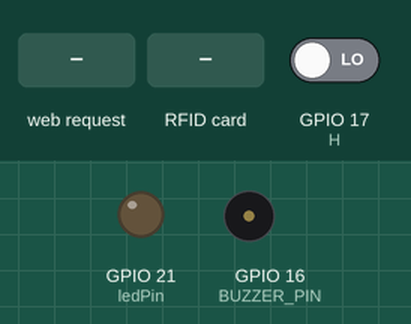
The sketch below on a simulated ESP32. Shown: output pins drawn as LEDs (lit = HIGH), buzzer (waves = sounding). The inputs (shaded band) are chosen by the test bench; at power-on: GPIO 17 (H) LOW. WiFi joins after 1.5 s; servers stay silent unless stated; what the sketch prints to the serial monitor is not drawn.

Above: at 2.7 s.
2.8 s: HTTP request GET /buzOn received
At 3.16 s:
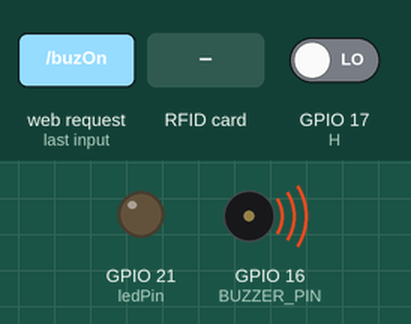
5.8 s: RFID card F3 F1 A6 03 held to the reader
At 6.9 s:
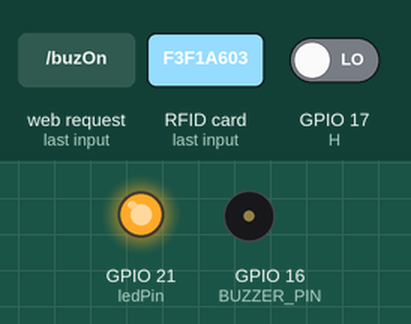
8.8 s: RFID card DD AE 02 24 71 held to the reader
At 10.1 s:
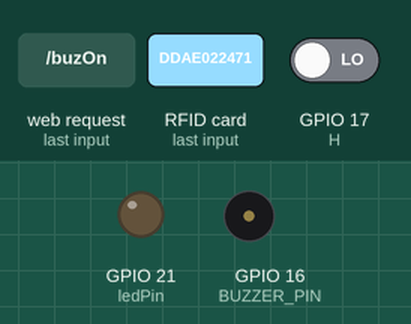
11.8 s: RFID card F7 9A 9B 60 held to the reader
At 12.72 s:
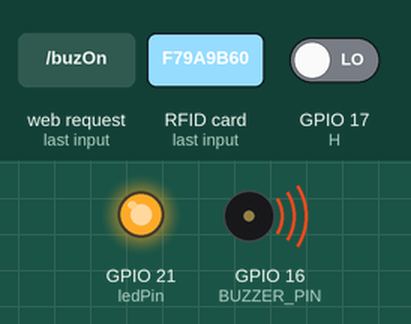
Timing chart, 0 to 18.8 s (numbered marks = the images above; inputs shaded):
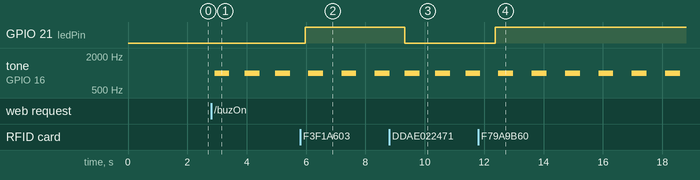

Measured:
- after the input at 2.8 s, tone on GPIO 16 (BUZZER_PIN): alternates 1000 Hz for 0.50 s and silent for 0.53 s, starting after 0.12 s
- after the input at 5.8 s, GPIO 21 (ledPin): LOW → HIGH after 0.17 s
- after the input at 8.8 s, GPIO 21 (ledPin): HIGH → LOW after 0.52 s
- after the input at 11.8 s, GPIO 21 (ledPin): LOW → HIGH after 0.58 s

The sketch:

backupVer4.ino
```cpp
#include <SPI.h>
#include <MFRC522.h>
#include <WiFi.h>
#include <WiFiClient.h>
#include <WebServer.h>
#include <ESPmDNS.h>
#include <HTTPClient.h>
#include <base64.h>

#define ledPin 21
#define SS_PIN 5
#define RST_PIN 22
#define H 17
#define BUZZER_PIN 16
#define DAT 35
#define RST 34
#define CLK 6

WebServer server(80);
MFRC522 rfid(SS_PIN, RST_PIN); // SS_PIN, RST_PIN

String registeredCards[] = {"F3F1A603", "F79A9B60"};

unsigned long lastReadTime = 0;
const unsigned long readInterval = 1000;
bool isLedOn = false;
bool buzzerEnabled = false;
bool cardDetected = false;
bool pirState = LOW;          // PIR 센서의 현재 상태
bool pirStatePrev = LOW;      // PIR 센서의 이전 상태

const char *ssid = "U+NetC230";
const char *password = "DDAE022471";
String wifi_ssid = "";
String wifi_password = "";

const char *host = "https://kapi.kakao.com/v2/api/talk/memo/default/send";
String access_token;

#define APP_KEY "7635611997061935e79d9162d7edefe6"
#define REFRESH_TOKEN "wuKqM1ddXUXwxv5qxc4GAOrSIHoCONRpIgUKKiVPAAABi0iuIwgh5oEAb4_jFQ"

// int pir = LOW;
// int val = 0;

// String ledOn = "감지모드";
// String ledOff = "초기모드";
// String rstMsg = "Reset Complete";
// String bon = "경고음 동작 시작";
// String bff = "경고음 동작 중지";

void setup() {
  Serial.begin(115200);

  pinMode(ledPin, OUTPUT); // LED Pin
  pinMode(BUZZER_PIN, OUTPUT); // Buzzer Pin
  pinMode(H, INPUT); // PIR Sensor Pin

  //정적 IP주소를 할당함
  IPAddress ip(192, 168, 123, 108);
  IPAddress gateway(192, 168, 123, 1);
  IPAddress subnet(255, 255, 255, 0);
  IPAddress dns(8, 8, 8, 8);  // Google DNS
  WiFi.config(ip, gateway, subnet, dns); // DNS 서버 정보 추가

  ledcSetup(0, 5000, 8); // Initialize channel 0 with a frequency of 5000 Hz and 8-bit resolution
  ledcAttachPin(BUZZER_PIN, 0); // Attach channel 0 to the buzzer pin (GPIO 16)


  SPI.begin();
  rfid.PCD_Init();
  Serial.println("RFID-NFC 태그를 RFID 리더기에 탭.");

  WiFi.mode(WIFI_STA);
  WiFi.begin(ssid, password);


  while (WiFi.status() != WL_CONNECTED) {
    delay(500);
    Serial.print(".");
  }

  Serial.println("WiFi connected");
  Serial.println(WiFi.localIP());

  server.on("/ledOn", ledOnMode);
  server.on("/ledOff", ledOffMode);
  server.on("/Rst", rest);
  server.on("/buzOff", bf);
  server.on("/buzOn", bo);

  server.on("/setWifi", HTTP_POST, [](){
    String ssid = server.arg("ssid");
    String password = server.arg("password");
    wifi_ssid = ssid;
    wifi_password = password;
    server.send(200, "text/html", "Wi-Fi 설정 업데이트");
  });
  server.begin();
}

void loop() {
  server.handleClient();
  unsigned long currentTime = millis();

  if (buzzerEnabled) {
    tone(BUZZER_PIN, 1000);
    delay(500);
    noTone(BUZZER_PIN);
    delay(500);
  }

  if (rfid.PICC_IsNewCardPresent()) {
    String cardUID = "";
    if (rfid.PICC_ReadCardSerial()) {
      for (byte i = 0; i < rfid.uid.size; i++) {
        cardUID += String(rfid.uid.uidByte[i], HEX);
      }
      cardUID.toUpperCase();

      bool cardMatched = false;
      for (int i = 0; i < sizeof(registeredCards) / sizeof(registeredCards[0]); i++) {
        if (cardUID.equals(registeredCards[i])) {
          cardMatched = true;
          break;
        }
      }

      if (cardMatched) {
        cardDetected = true;
        lastReadTime = currentTime;
      }

      if (currentTime - lastReadTime >= readInterval) {
        cardDetected = !cardDetected;
        MFRC522::PICC_Type piccType = rfid.PICC_GetType(rfid.uid.sak);
        Serial.print("RFID/NFC tag type: ");
        Serial.println(rfid.PICC_GetTypeName(piccType));
        lastReadTime = currentTime;
      }
    }
  }


  if (cardDetected) {
    isLedOn = true;
    int val = digitalRead(H);
    digitalWrite(ledPin, HIGH);

    if (val == HIGH && buzzerEnabled) {
      for (int i = 0; i < 2; i++) {
        tone(BUZZER_PIN, 1000);
        delay(500);
        noTone(BUZZER_PIN);
        delay(500);
      }
    }
    if(val == HIGH){
      if (updateAccessToken()) {
      sendMessage();
    }
    }
    Serial.println(val);
    delay(100);
  } else {
    digitalWrite(ledPin, LOW);
    isLedOn = false;
    noTone(BUZZER_PIN);
  }


}

void sendMessage() {
  HTTPClient http;
  if (!http.begin(host)) {
    Serial.println("\nfailed to begin http\n");
  }
  http.addHeader("Authorization", "Bearer " + access_token);
  http.addHeader("Content-Type", "application/x-www-form-urlencoded");

  int http_code;
  String data = "template_object={\"object_type\": \"text\",\"text\": \"감지! 움직임이 감지되었습니다! " + String(millis()) + "\",\"link\": {\"web_url\": \"https://www.naver.com\",\"mobile_web_url\": \"https://www.naver.com\"},\"button_title\": \"Check Now\"}";
  Serial.println(data);
  http_code = http.sendRequest("POST", data);
  Serial.print("HTTP Response code: ");
  Serial.println(http_code);
  String response;
  if (http_code > 0) {
    response = http.getString();
    Serial.println(response);
  }
  http.end();
}

String extractString(String str, String startString, String endString) {
  int index1 = str.indexOf(startString) + startString.length();
  int index2 = str.indexOf(endString, index1);
  String value = str.substring(index1, index2);
  return value;
}

bool updateAccessToken() {
  HTTPClient http;
  String url = "https://kauth.kakao.com/oauth/token";
  if (!http.begin(url)) {
    Serial.println("\nfailed to begin http\n");
  }
  int http_code;
  String client_id = String(APP_KEY);
  String refresh_token = String(REFRESH_TOKEN);
  String data = "grant_type=refresh_token&client_id=" + client_id + "&refresh_token=" + refresh_token;
  Serial.println(data);
  http_code = http.POST(data);
  Serial.print("HTTP Response code: ");
  Serial.println(http_code);
  String response;
  if (http_code > 0) {
    response = http.getString();
    Serial.println(response);
    access_token = extractString(response, "{\"access_token\":\"", "\"");
    http.end();
    return true;
  }
  http.end();
  return false;
}

void ledOnMode() {
  isLedOn = true;
  server.send(200, "text/html", "ledOn");
  digitalWrite(ledPin, HIGH);
  while (isLedOn) {
    server.handleClient();
    int val = digitalRead(H);
    if (val == HIGH){
    if (val == HIGH && buzzerEnabled) {
      for (int i = 0; i < 2; i++) {
        tone(BUZZER_PIN, 1000);
        delay(500);
        noTone(BUZZER_PIN);
        delay(500);
      }
    }
    if(val == HIGH){
      if (updateAccessToken()) {
      sendMessage();
    }
    }
     }else {
      noTone(BUZZER_PIN);
    }
    Serial.println(val);
    delay(100);
  }
}

void ledOffMode() {
  server.send(200, "text/html", "정상 작동중");
  digitalWrite(ledPin, LOW);
}

void rest() {
  server.send(200, "text/html", "초기모드");
  isLedOn = false;
  digitalWrite(ledPin, LOW);
  buzzerEnabled = false;
}

void bo() {
  buzzerEnabled = true;
  noTone(BUZZER_PIN);
  server.send(200, "text/html", "경고음 작동");
  delay(100);
}

void bf() {
  buzzerEnabled = false;
  server.send(200, "text/html", "경고음 중지");
}
```
